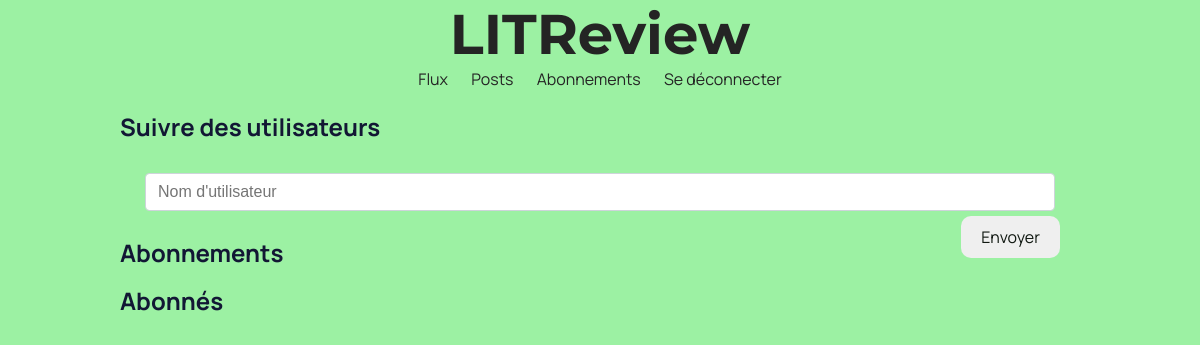
/follow-users/ (signed in), run on an earlier commit of the app's database.
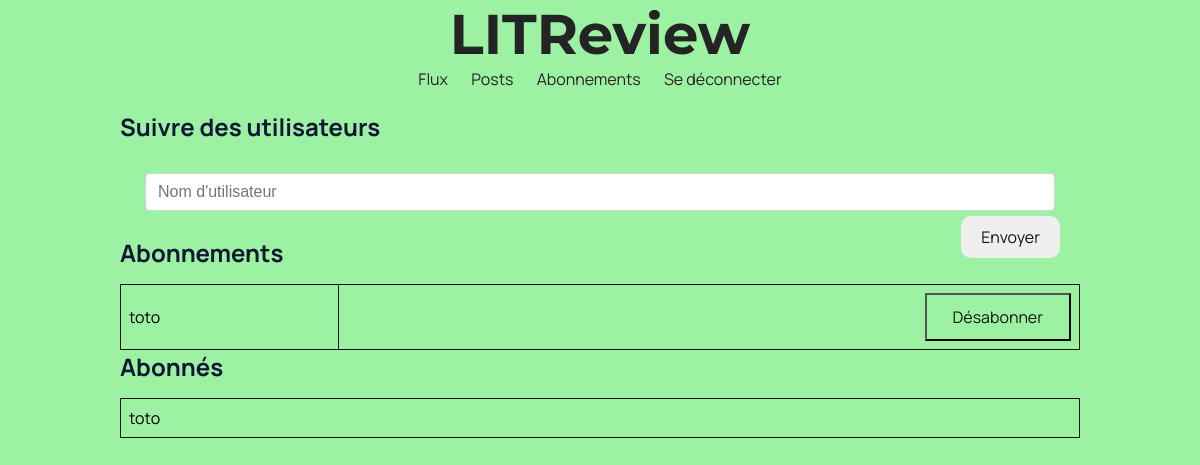
And on a later commit of the database.
### bookreview/models.py (models this page shows, shortened)
class UserFollows(models.Model):
    user = models.ForeignKey(
        to=settings.AUTH_USER_MODEL, on_delete=models.CASCADE, related_name="following"
    )
    followed_user = models.ForeignKey(
        to=settings.AUTH_USER_MODEL,
        on_delete=models.CASCADE,
        related_name="followed_by",
    )
    class Meta:
        constraints = [
            models.UniqueConstraint(
                fields=["user", "followed_user"], name="unique_user_user_followed_pairs"
            )
        ]

### authentication/models.py (models this page shows)
class User(AbstractUser):
    pass

### bookreview/views.py (the view, shortened to what this page needs)
# urls.py: path('follow-users/', bookreview.views.follow_users, name='follow_users'),
@login_required
def follow_users(request):
    followed_users = UserFollows.objects.filter(user=request.user)
    user_followees = UserFollows.objects.filter(followed_user=request.user)
    form = forms.UserSubscriptionForm(initial={"user": ""})
    return render(
        request,
        "bookreview/subscriptions.html",
        context={
            "form": form,
            "followed_users": followed_users,
            "user_followees": user_followees,
        },
    )

### bookreview/forms.py (shortened to what this page needs)
class UserSubscriptionForm(forms.ModelForm):
    followed_user = forms.CharField(
        label=(""),
        max_length=100,
        widget=forms.TextInput(
            attrs={"placeholder": "Nom d'utilisateur", "class": "form_control"}
        ),
    )
    class Meta:
        model = UserFollows
        fields = ["followed_user"]

### bookreview/templates/bookreview/subscriptions.html (shortened to what this page needs)
{% extends 'base.html' %}
{% block content %}
    <h2>Suivre des utilisateurs</h2>
    <form method="post">
        {{ form.as_p }}
        <button class="form_button" type="submit">Envoyer</button>
    </form>
    <h2>Abonnements</h2>
    <table>
        {% for user in followed_users %}
            <tr>
                <td>{{ user.followed_user.username }}</td>
                <td>
                    <button class="unfollow_btn">
                        <a href="{% url 'unfollow_user' user.followed_user.pk %}">Désabonner</a>
                    </button>
                </td>
            </tr>
        {% endfor %}
    </table>
    <h2>Abonnés</h2>
    <table>
        {% for follower in user_followees %}
            <tr>
                <td>{{ follower.user.username }}</td>
            </tr>
        {% endfor %}
    </table>
{% endblock content %}

What changed in the data, as far as the page shows it:
added UserFollows: followed_user.username "toto", shown under "Abonnements"
added UserFollows: user.username "toto", shown under "Abonnés"
